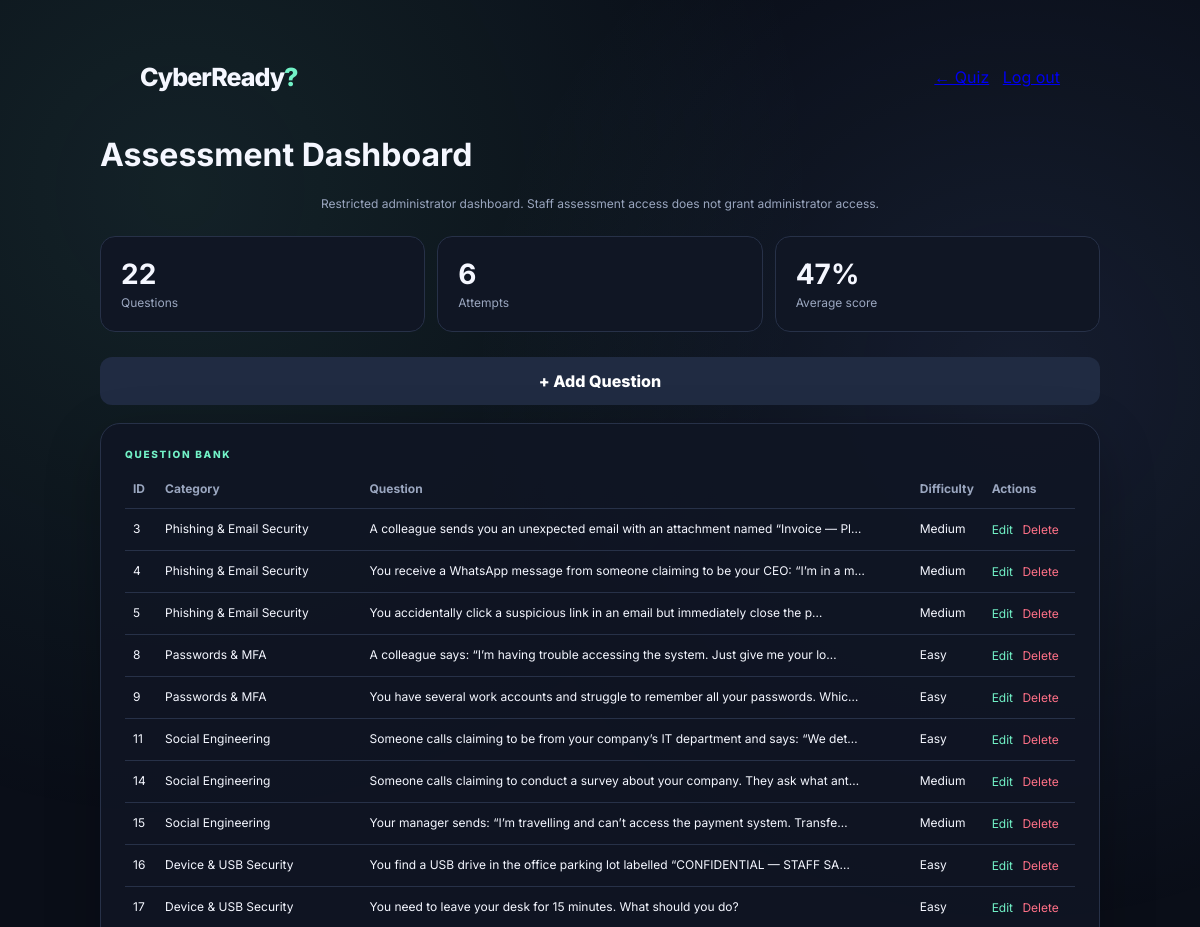
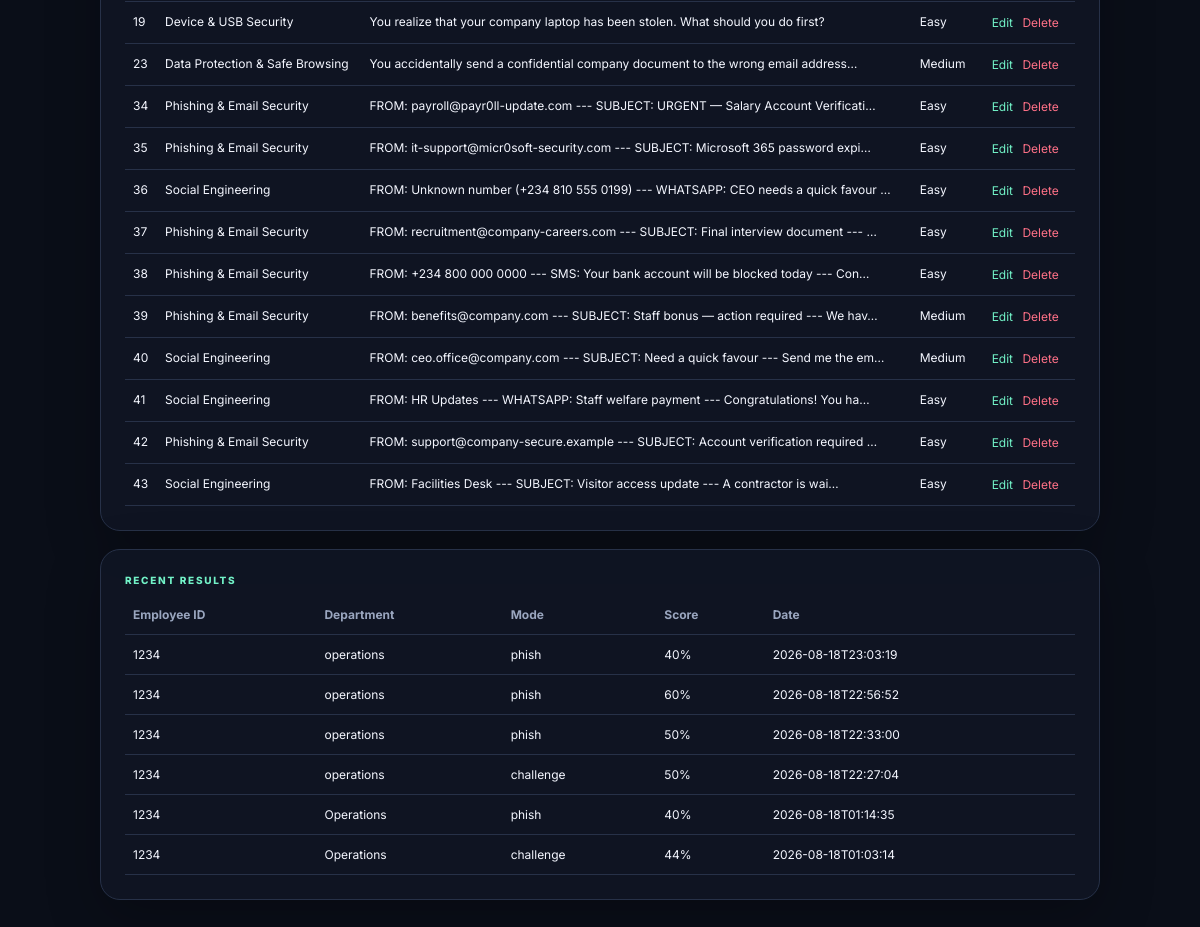
The app's page /admin (signed in), older data (2 pictures, top to bottom).
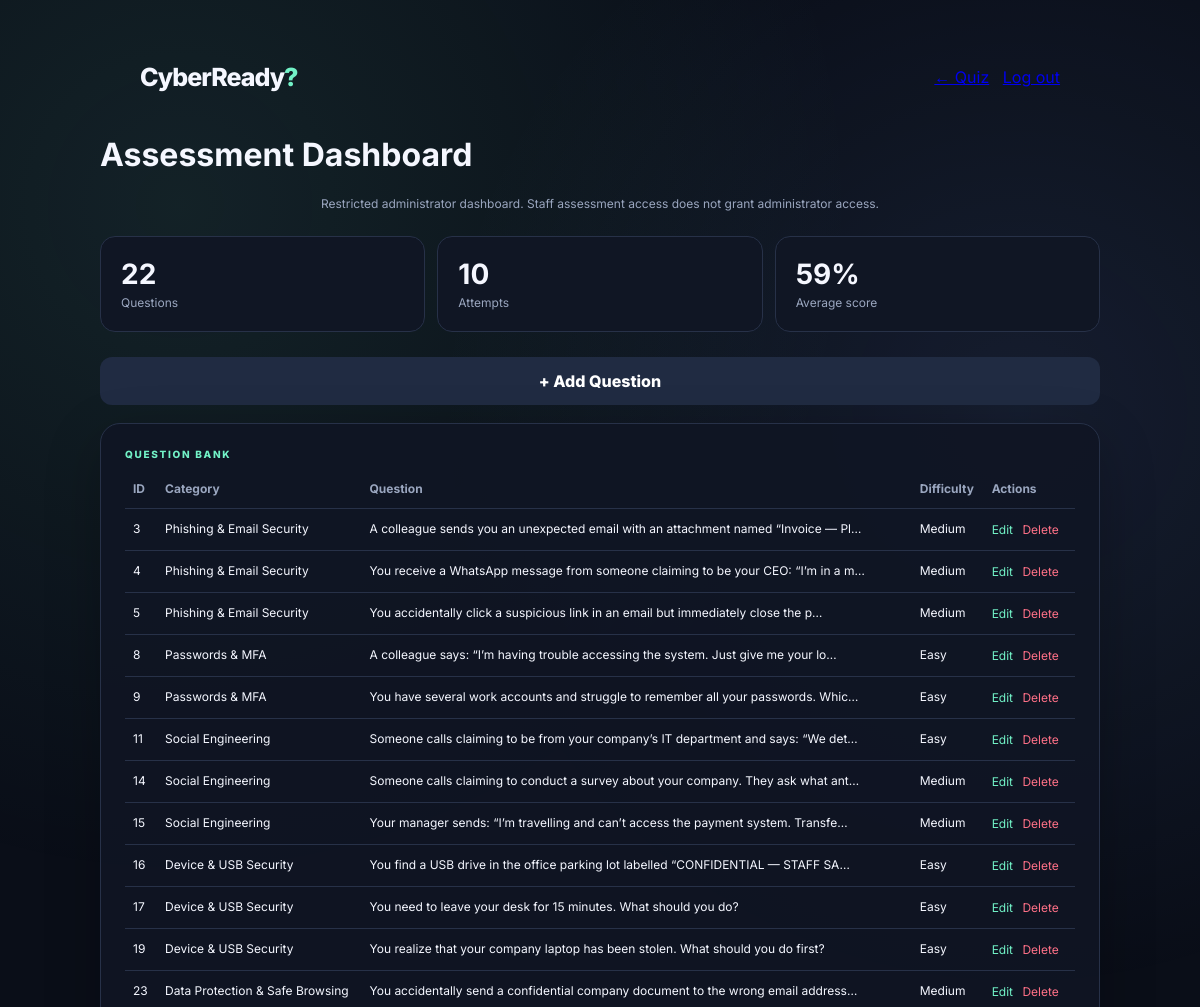
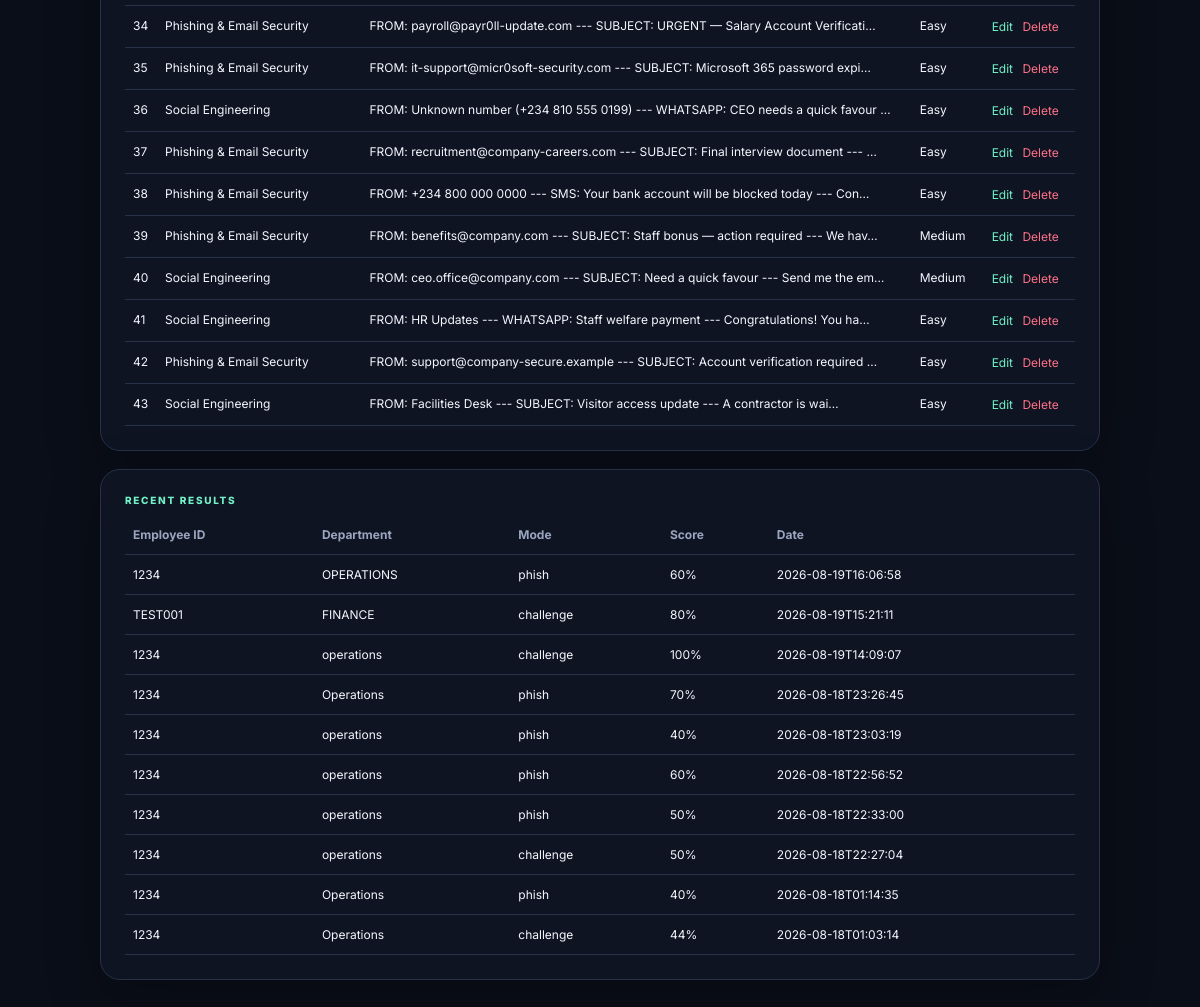
The same page, newer data (2 pictures, top to bottom).
### tables this page shows
CREATE TABLE questions (
    id INTEGER PRIMARY KEY AUTOINCREMENT,
    category TEXT NOT NULL,
    question TEXT NOT NULL,
    option_a TEXT NOT NULL,
    option_b TEXT NOT NULL,
    option_c TEXT NOT NULL,
    option_d TEXT NOT NULL,
    correct_answer TEXT NOT NULL,
    explanation TEXT NOT NULL,
    difficulty TEXT NOT NULL DEFAULT 'Medium',
    mode TEXT NOT NULL DEFAULT 'challenge',
    created_at TEXT NOT NULL
);

CREATE TABLE results (
    id INTEGER PRIMARY KEY AUTOINCREMENT,
    employee_id TEXT NOT NULL,
    department TEXT NOT NULL,
    mode TEXT NOT NULL,
    score INTEGER NOT NULL,
    total INTEGER NOT NULL,
    percentage REAL NOT NULL,
    category_scores TEXT,
    completed_at TEXT NOT NULL
);

### app.py (the view)
@app.route("/admin")
@admin_required
def admin():
    conn = get_db()
    questions = conn.execute("SELECT * FROM questions ORDER BY id").fetchall()
    results = conn.execute("SELECT * FROM results ORDER BY id DESC").fetchall()
    conn.close()
    return render_template("admin.html", questions=questions, results=results)

### app.py (called while the page is built)
def get_db():
    conn = sqlite3.connect(DB_PATH)
    conn.row_factory = sqlite3.Row
    return conn

def admin_required(view):
    @wraps(view)
    def wrapped(*args, **kwargs):
        if not session.get("is_admin"):
            return redirect(url_for("admin_login"))
        return view(*args, **kwargs)
    return wrapped

### templates/admin.html (shortened to what this page needs)
<!doctype html>
<html lang="en">
<head>
<title>CyberReady? — Admin</title><link rel="stylesheet" href="{{ url_for('static', filename='css/style.css') }}">
</head>
<body>
<div class="shell admin-shell">
  <div class="topline"><div class="brand mini">CyberReady<span class="q">?</span></div><div><a href="{{ url_for('index') }}">← Quiz</a> &nbsp; <a href="{{ url_for('admin_logout') }}">Log out</a></div></div>
  <h1>Assessment Dashboard</h1>
  <p class="muted">Restricted administrator dashboard. Staff assessment access does not grant administrator access.</p>
  <div class="stats">
    <div class="stat"><b>{{ questions|length }}</b><span>Questions</span></div>
    <div class="stat"><b>{{ results|length }}</b><span>Attempts</span></div>
    <div class="stat"><b>{{ (results|map(attribute='percentage')|list|sum / results|length)|round|int if results else 0 }}%</b><span>Average score</span></div>
  </div>
  <div class="admin-actions"><a class="secondary button-link" href="{{ url_for('add_question') }}">+ Add Question</a></div>
  <div class="card table-card">
    <div class="eyebrow">QUESTION BANK</div>
    <table><thead><tr><th>ID</th><th>Category</th><th>Question</th><th>Difficulty</th><th>Actions</th></tr></thead>
    <tbody>
    {% for q in questions %}
      <tr><td>{{ q["id"] }}</td><td>{{ q["category"] }}</td><td>{{ q["question"][:80] }}{% if q["question"]|length > 80 %}…{% endif %}</td><td>{{ q["difficulty"] }}</td>
      <td><a href="{{ url_for('edit_question', qid=q['id']) }}">Edit</a>
      <form method="post" action="{{ url_for('delete_question', qid=q['id']) }}" class="inline" onsubmit="return confirm('Delete this question?')"><button>Delete</button></form></td></tr>
    {% endfor %}
    </tbody></table>
  </div>
  <div class="card table-card">
    <div class="eyebrow">RECENT RESULTS</div>
    <table><thead><tr><th>Employee ID</th><th>Department</th><th>Mode</th><th>Score</th><th>Date</th></tr></thead>
    <tbody>{% for r in results %}<tr><td>{{ r["employee_id"] }}</td><td>{{ r["department"] }}</td><td>{{ r["mode"] }}</td><td>{{ r["percentage"]|round|int }}%</td><td>{{ r["completed_at"] }}</td></tr>{% endfor %}</tbody></table>
  </div>
</div>
</body></html>

### static/css/style.css (style rules this page uses)
:root { --bg:#080b14;--panel:#101624;--panel2:#151c2e;--text:#f5f7ff;--muted:#9aa6bf; --accent:#72f2c7;--accent2:#7aa7ff;--danger:#ff7187;--line:#273148; --shadow:0 18px 55px rgba(0,0,0,.24); }
* { box-sizing:border-box }
html { scroll-behavior:smooth }
body { margin:0;font-family:Inter,system-ui,sans-serif;background:#0a0e18;color:var(--text);min-height:100vh }
body:before { content:"";position:fixed;inset:0;pointer-events:none;background:radial-gradient(circle at 15% 10%,rgba(114,242,199,.09),transparent 32%),radial-gradient(circle at 85% 20%,rgba(122,167,255,.10),transparent 30%);z-index:-1 }
button,input,textarea,select { font:inherit }
.shell { width:min(1000px,92%);margin:0 auto;padding:40px 0 70px }
.brand { font-size:42px;font-weight:800;letter-spacing:-2px }
.brand.mini { font-size:25px;letter-spacing:-1px }
.q { color:var(--accent) }
.card { background:rgba(16,22,36,.9);border:1px solid var(--line);border-radius:20px;padding:24px;box-shadow:var(--shadow) }
.primary,.secondary { border:0;border-radius:12px;padding:14px 18px;font-weight:800;cursor:pointer;text-decoration:none;display:inline-flex;align-items:center;justify-content:center;gap:10px;text-align:center;transition:transform .18s ease,box-shadow .18s ease,filter .18s ease }
.secondary { background:#202b42;color:#fff }
.button-link { display:flex }
.tiny,.muted { color:var(--muted);font-size:12px;text-align:center }
.topbar,.topline { width:min(1000px,92%);margin:0 auto;padding:22px 0;display:flex;justify-content:space-between;align-items:center }
.eyebrow { font-size:10px;letter-spacing:1.7px;color:var(--accent);font-weight:800;margin-bottom:9px }
.stats { display:grid;grid-template-columns:repeat(3,1fr);gap:12px;margin:25px 0 }
.stat { background:#101624;border:1px solid var(--line);padding:20px;border-radius:15px }
.stat b { display:block;font-size:28px }
.stat span { color:var(--muted);font-size:12px }
.admin-actions { margin:15px 0 }
.table-card { overflow:auto;margin-top:18px }
table { width:100%;border-collapse:collapse;font-size:12px }
th,td { text-align:left;border-bottom:1px solid var(--line);padding:12px 8px;vertical-align:top }
th { color:#9aa6bf }
td a { color:var(--accent);text-decoration:none }
.inline { display:inline }
.inline button { background:none;border:0;color:var(--danger);cursor:pointer }

Row changes from the older to the newer data that the page shows:
added results: employee_id "1234", department "OPERATIONS", mode "phish", percentage "60", completed_at "2026-08-19T16:06:58"
added results: employee_id "TEST001", department "FINANCE", mode "challenge", percentage "80", completed_at "2026-08-19T15:21:11"
added results: employee_id "1234", department "operations", mode "challenge", percentage "100", completed_at "2026-08-19T14:09:07"
added results: employee_id "1234", department "Operations", mode "phish", percentage "70", completed_at "2026-08-18T23:26:45"
Text that changed along with them:
{{ results|length }}: "6" → "10"
text no longer shown: "47"
text now shown: "59"
